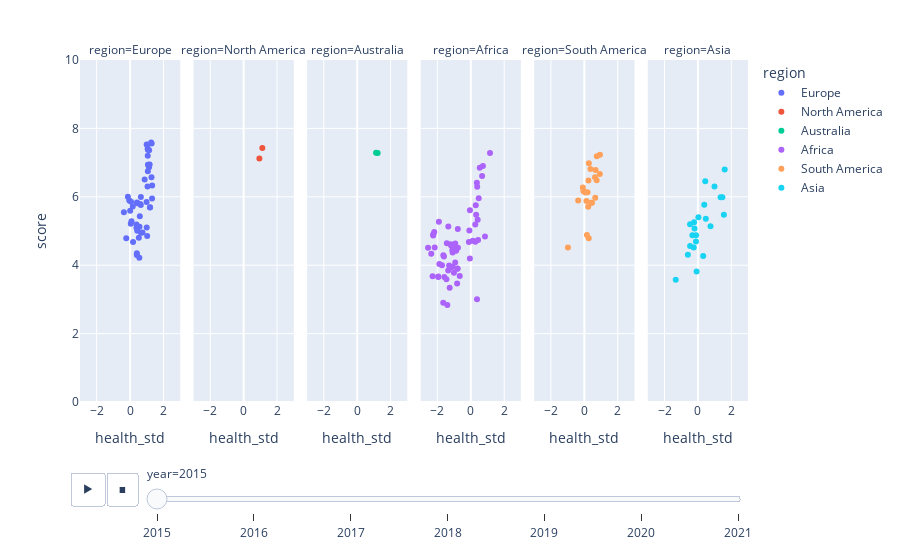

Source (notebook cell):
### Code cell
fig = px.scatter(df, x="health_std", y="score", animation_frame="year", animation_group="country", color="region", hover_name="country", facet_col="region",
           log_x=False, size_max=45, range_x=[-3,3], range_y=[0,10])
fig.show()

### Figure 1 — Plotly figure (JSON) as saved in the notebook; plotly's stock layout.template omitted (floating-point values rounded to 4 significant figures)
{"data": [{"hovertemplate": "<b>%{hovertext}</b><br><br>region=Europe<br>year=2015<br>health_std=%{x}<br>score=%{y}<extra></extra>", "hovertext": ["Switzerland", "Iceland", "Denmark", "Norway", "Finland", "Netherlands", "Sweden", "Austria", "Luxembourg", "Ireland", "Belgium", "United Kingdom", "Germany", "France", "Czech Republic", "Spain", "Malta", "Uzbekistan", "Slovakia", "Italy", "Moldova", "Kazakhstan", "Slovenia", "Lithuania", "Belarus", "Poland", "Croatia", "Russia", "North Cyprus", "Cyprus", "Kosovo", "Turkmenistan", "Estonia", "Kyrgyzstan", "Azerbaijan", "Montenegro", "Romania", "Serbia", "Portugal", "Latvia", "Macedonia", "Albania", "Bosnia and Herzegovina", "Greece", "Hungary", "Tajikistan", "Ukraine", "Armenia", "Georgia", "Bulgaria"], "ids": ["Switzerland", "Iceland", "Denmark", "Norway", "Finland", "Netherlands", "Sweden", "Austria", "Luxembourg", "Ireland", "Belgium", "United Kingdom", "Germany", "France", "Czech Republic", "Spain", "Malta", "Uzbekistan", "Slovakia", "Italy", "Moldova", "Kazakhstan", "Slovenia", "Lithuania", "Belarus", "Poland", "Croatia", "Russia", "North Cyprus", "Cyprus", "Kosovo", "Turkmenistan", "Estonia", "Kyrgyzstan", "Azerbaijan", "Montenegro", "Romania", "Serbia", "Portugal", "Latvia", "Macedonia", "Albania", "Bosnia and Herzegovina", "Greece", "Hungary", "Tajikistan", "Ukraine", "Armenia", "Georgia", "Bulgaria"], "legendgroup": "Europe", "marker": {"color": "#636efa", "symbol": "circle"}, "mode": "markers", "name": "Europe", "orientation": "v", "showlegend": true, "type": "scatter", "x": [1.263, 1.289, 0.9922, 1.035, 1.051, 1.066, 1.139, 1.056, 1.172, 1.076, 1.082, 1.133, 1.062, 1.281, 0.8712, 1.321, 1.043, -0.1321, 0.6446, 1.316, -0.04872, 0.05449, 0.9871, 0.4102, 0.4297, 0.604, 0.6407, 0.1583, 1.191, 1.191, 0.004306, -0.3711, 0.582, 0.08372, 0.04138, 0.3855, 0.5629, 0.4795, 0.9945, 0.3821, 0.4271, 0.743, 0.6519, 1.023, 0.5229, -0.2293, 0.1772, 0.4046, 0.402, 0.5531], "xaxis": "x", "y": [7.587, 7.561, 7.527, 7.522, 7.406, 7.378, 7.364, 7.2, 6.946, 6.94, 6.937, 6.867, 6.75, 6.575, 6.505, 6.329, 6.302, 6.003, 5.995, 5.948, 5.889, 5.855, 5.848, 5.833, 5.813, 5.791, 5.759, 5.716, 5.695, 5.689, 5.589, 5.548, 5.429, 5.286, 5.212, 5.192, 5.124, 5.123, 5.102, 5.098, 5.007, 4.959, 4.949, 4.857, 4.8, 4.786, 4.681, 4.35, 4.297, 4.218], "yaxis": "y"}, {"hovertemplate": "<b>%{hovertext}</b><br><br>region=North America<br>year=2015<br>health_std=%{x}<br>score=%{y}<extra></extra>", "hovertext": ["Canada", "United States"], "ids": ["Canada", "United States"], "legendgroup": "North America", "marker": {"color": "#EF553B", "symbol": "circle"}, "mode": "markers", "name": "North America", "orientation": "v", "showlegend": true, "type": "scatter", "x": [1.118, 0.9401], "xaxis": "x2", "y": [7.427, 7.119], "yaxis": "y2"}, {"hovertemplate": "<b>%{hovertext}</b><br><br>region=Australia<br>year=2015<br>health_std=%{x}<br>score=%{y}<extra></extra>", "hovertext": ["New Zealand", "Australia"], "ids": ["New Zealand", "Australia"], "legendgroup": "Australia", "marker": {"color": "#00cc96", "symbol": "circle"}, "mode": "markers", "name": "Australia", "orientation": "v", "showlegend": true, "type": "scatter", "x": [1.129, 1.223], "xaxis": "x3", "y": [7.286, 7.284], "yaxis": "y3"}, {"hovertemplate": "<b>%{hovertext}</b><br><br>region=Africa<br>year=2015<br>health_std=%{x}<br>score=%{y}<extra></extra>", "hovertext": ["Israel", "United Arab Emirates", "Oman", "Qatar", "Saudi Arabia", "Kuwait", "Bahrain", "Libya", "Algeria", "Mauritius", "Turkey", "Nigeria", "Jordan", "Zambia", "Somaliland region", "Morocco", "Mozambique", "Lesotho", "Swaziland", "Lebanon", "Tunisia", "Palestinian Territories", "Iran", "Iraq", "South Africa", "Ghana", "Zimbabwe", "Liberia", "Sudan", "Congo (Kinshasa)", "Ethiopia", "Sierra Leone", "Mauritania", "Kenya", "Djibouti", "Botswana", "Malawi", "Cameroon", "Egypt", "Yemen", "Angola", "Mali", "Congo (Brazzaville)", "Comoros", "Uganda", "Senegal", "Gabon", "Niger", "Tanzania", "Madagascar", "Central African Republic", "Chad", "Guinea", "Ivory Coast", "Burkina Faso", "Rwanda", "Benin", "Syria", "Burundi", "Togo"], "ids": ["Israel", "United Arab Emirates", "Oman", "Qatar", "Saudi Arabia", "Kuwait", "Bahrain", "Libya", "Algeria", "Mauritius", "Turkey", "Nigeria", "Jordan", "Zambia", "Somaliland region", "Morocco", "Mozambique", "Lesotho", "Swaziland", "Lebanon", "Tunisia", "Palestinian Territories", "Iran", "Iraq", "South Africa", "Ghana", "Zimbabwe", "Liberia", "Sudan", "Congo (Kinshasa)", "Ethiopia", "Sierra Leone", "Mauritania", "Kenya", "Djibouti", "Botswana", "Malawi", "Cameroon", "Egypt", "Yemen", "Angola", "Mali", "Congo (Brazzaville)", "Comoros", "Uganda", "Senegal", "Gabon", "Niger", "Tanzania", "Madagascar", "Central African Republic", "Chad", "Guinea", "Ivory Coast", "Burkina Faso", "Rwanda", "Benin", "Syria", "Burundi", "Togo"], "legendgroup": "Africa", "marker": {"color": "#ab63fa", "symbol": "circle"}, "mode": "markers", "name": "Africa", "orientation": "v", "showlegend": true, "type": "scatter", "x": [1.152, 0.7267, 0.538, 0.6783, 0.3654, 0.3843, 0.4746, 0.2986, -0.05116, 0.3217, 0.4119, -1.909, 0.2685, -1.344, -0.7776, -0.08412, -2.188, -2.25, -2.252, 0.8494, 0.4372, 0.1214, 0.2752, -0.1132, -1.435, -0.9295, -1.2, -1.17, -1.062, -2.161, -0.7703, -2.559, -1.102, -0.8766, -1.085, -2.365, -1.643, -1.609, -0.05335, -0.9323, -1.882, -1.723, -1.298, -1.085, -1.184, -0.7912, -0.798, -1.353, -1.007, -0.662, -2.287, -1.95, -1.584, -1.942, -1.458, -0.8186, -1.263, 0.3722, -1.65, -1.404], "xaxis": "x4", "y": [7.278, 6.901, 6.853, 6.611, 6.411, 6.295, 5.96, 5.754, 5.605, 5.477, 5.332, 5.268, 5.192, 5.129, 5.057, 5.013, 4.971, 4.898, 4.867, 4.839, 4.739, 4.715, 4.686, 4.677, 4.642, 4.633, 4.61, 4.571, 4.55, 4.517, 4.512, 4.507, 4.436, 4.419, 4.369, 4.332, 4.292, 4.252, 4.194, 4.077, 4.033, 3.995, 3.989, 3.956, 3.931, 3.904, 3.896, 3.845, 3.781, 3.681, 3.678, 3.667, 3.656, 3.655, 3.587, 3.465, 3.34, 3.006, 2.905, 2.839], "yaxis": "y4"}, {"hovertemplate": "<b>%{hovertext}</b><br><br>region=South America<br>year=2015<br>health_std=%{x}<br>score=%{y}<extra></extra>", "hovertext": ["Costa Rica", "Mexico", "Brazil", "Venezuela", "Panama", "Chile", "Argentina", "Uruguay", "Colombia", "Suriname", "Trinidad and Tobago", "El Salvador", "Guatemala", "Ecuador", "Bolivia", "Paraguay", "Nicaragua", "Peru", "Jamaica", "Dominican Republic", "Honduras", "Haiti"], "ids": ["Costa Rica", "Mexico", "Brazil", "Venezuela", "Panama", "Chile", "Argentina", "Uruguay", "Colombia", "Suriname", "Trinidad and Tobago", "El Salvador", "Guatemala", "Ecuador", "Bolivia", "Paraguay", "Nicaragua", "Peru", "Jamaica", "Dominican Republic", "Honduras", "Haiti"], "legendgroup": "South America", "marker": {"color": "#FFA15A", "symbol": "circle"}, "mode": "markers", "name": "South America", "orientation": "v", "showlegend": true, "type": "scatter", "x": [0.9339, 0.7478, 0.2711, 0.3665, 0.6754, 0.927, 0.6373, 0.7363, 0.2457, -0.08956, -0.06265, 0.1913, 0.0568, 0.6516, -0.3697, 0.1247, 0.4583, 0.4057, 0.232, 0.1542, 0.2633, -0.9817], "xaxis": "x5", "y": [7.226, 7.187, 6.983, 6.81, 6.786, 6.67, 6.574, 6.485, 6.477, 6.269, 6.168, 6.13, 6.123, 5.975, 5.89, 5.878, 5.828, 5.824, 5.709, 4.885, 4.788, 4.518], "yaxis": "y5"}, {"hovertemplate": "<b>%{hovertext}</b><br><br>region=Asia<br>year=2015<br>health_std=%{x}<br>score=%{y}<extra></extra>", "hovertext": ["Singapore", "Thailand", "Taiwan", "Japan", "South Korea", "Malaysia", "Hong Kong", "Indonesia", "Vietnam", "Bhutan", "Pakistan", "China", "Philippines", "Laos", "Mongolia", "Bangladesh", "India", "Nepal", "Myanmar", "Sri Lanka", "Cambodia", "Afghanistan"], "ids": ["Singapore", "Thailand", "Taiwan", "Japan", "South Korea", "Malaysia", "Hong Kong", "Indonesia", "Vietnam", "Bhutan", "Pakistan", "China", "Philippines", "Laos", "Mongolia", "Bangladesh", "India", "Nepal", "Myanmar", "Sri Lanka", "Cambodia", "Afghanistan"], "legendgroup": "Asia", "marker": {"color": "#19d3f3", "symbol": "circle"}, "mode": "markers", "name": "Asia", "orientation": "v", "showlegend": true, "type": "scatter", "x": [1.604, 0.4395, 0.9949, 1.465, 1.361, 0.3804, 1.555, 0.03114, 0.473, -0.2281, -0.4694, 0.7565, -0.1994, -0.3296, -0.112, -0.1162, -0.4668, -0.2498, -0.6001, 0.3159, -0.07763, -1.327], "xaxis": "x6", "y": [6.798, 6.455, 6.298, 5.987, 5.984, 5.77, 5.474, 5.399, 5.36, 5.253, 5.194, 5.14, 5.073, 4.876, 4.874, 4.694, 4.565, 4.514, 4.307, 4.271, 3.819, 3.575], "yaxis": "y6"}], "layout": {"annotations": [{"font": {}, "showarrow": false, "text": "region=Europe", "x": 0.075, "xanchor": "center", "xref": "paper", "y": 1, "yanchor": "bottom", "yref": "paper"}, {"font": {}, "showarrow": false, "text": "region=North America", "x": 0.245, "xanchor": "center", "xref": "paper", "y": 1, "yanchor": "bottom", "yref": "paper"}, {"font": {}, "showarrow": false, "text": "region=Australia", "x": 0.415, "xanchor": "center", "xref": "paper", "y": 1, "yanchor": "bottom", "yref": "paper"}, {"font": {}, "showarrow": false, "text": "region=Africa", "x": 0.585, "xanchor": "center", "xref": "paper", "y": 1, "yanchor": "bottom", "yref": "paper"}, {"font": {}, "showarrow": false, "text": "region=South America", "x": 0.755, "xanchor": "center", "xref": "paper", "y": 1, "yanchor": "bottom", "yref": "paper"}, {"font": {}, "showarrow": false, "text": "region=Asia", "x": 0.925, "xanchor": "center", "xref": "paper", "y": 1, "yanchor": "bottom", "yref": "paper"}], "legend": {"title": {"text": "region"}, "tracegroupgap": 0}, "margin": {"t": 60}, "sliders": [{"active": 0, "currentvalue": {"prefix": "year="}, "len": 0.9, "pad": {"b": 10, "t": 60}, "steps": [{"args": [["2015"], {"frame": {"duration": 0, "redraw": false}, "fromcurrent": true, "mode": "immediate", "transition": {"duration": 0, "easing": "linear"}}], "label": "2015", "method": "animate"}, {"args": [["2016"], {"frame": {"duration": 0, "redraw": false}, "fromcurrent": true, "mode": "immediate", "transition": {"duration": 0, "easing": "linear"}}], "label": "2016", "method": "animate"}, {"args": [["2017"], {"frame": {"duration": 0, "redraw": false}, "fromcurrent": true, "mode": "immediate", "transition": {"duration": 0, "easing": "linear"}}], "label": "2017", "method": "animate"}, {"args": [["2018"], {"frame": {"duration": 0, "redraw": false}, "fromcurrent": true, "mode": "immediate", "transition": {"duration": 0, "easing": "linear"}}], "label": "2018", "method": "animate"}, {"args": [["2019"], {"frame": {"duration": 0, "redraw": false}, "fromcurrent": true, "mode": "immediate", "transition": {"duration": 0, "easing": "linear"}}], "label": "2019", "method": "animate"}, {"args": [["2020"], {"frame": {"duration": 0, "redraw": false}, "fromcurrent": true, "mode": "immediate", "transition": {"duration": 0, "easing": "linear"}}], "label": "2020", "method": "animate"}, {"args": [["2021"], {"frame": {"duration": 0, "redraw": false}, "fromcurrent": true, "mode": "immediate", "transition": {"duration": 0, "easing": "linear"}}], "label": "2021", "method": "animate"}], "x": 0.1, "xanchor": "left", "y": 0, "yanchor": "top"}], "updatemenus": [{"buttons": [{"args": [null, {"frame": {"duration": 500, "redraw": false}, "fromcurrent": true, "mode": "immediate", "transition": {"duration": 500, "easing": "linear"}}], "label": "&#9654;", "method": "animate"}, {"args": [[null], {"frame": {"duration": 0, "redraw": false}, "fromcurrent": true, "mode": "immediate", "transition": {"duration": 0, "easing": "linear"}}], "label": "&#9724;", "method": "animate"}], "direction": "left", "pad": {"r": 10, "t": 70}, "showactive": false, "type": "buttons", "x": 0.1, "xanchor": "right", "y": 0, "yanchor": "top"}], "xaxis": {"anchor": "y", "domain": [0, 0.15], "range": [-3, 3], "title": {"text": "health_std"}}, "xaxis2": {"anchor": "y2", "domain": [0.17, 0.32], "matches": "x", "range": [-3, 3], "title": {"text": "health_std"}}, "xaxis3": {"anchor": "y3", "domain": [0.34, 0.49], "matches": "x", "range": [-3, 3], "title": {"text": "health_std"}}, "xaxis4": {"anchor": "y4", "domain": [0.51, 0.66], "matches": "x", "range": [-3, 3], "title": {"text": "health_std"}}, "xaxis5": {"anchor": "y5", "domain": [0.68, 0.83], "matches": "x", "range": [-3, 3], "title": {"text": "health_std"}}, "xaxis6": {"anchor": "y6", "domain": [0.85, 1], "matches": "x", "range": [-3, 3], "title": {"text": "health_std"}}, "yaxis": {"anchor": "x", "domain": [0, 1], "range": [0, 10], "title": {"text": "score"}}, "yaxis2": {"anchor": "x2", "domain": [0, 1], "matches": "y", "showticklabels": false}, "yaxis3": {"anchor": "x3", "domain": [0, 1], "matches": "y", "showticklabels": false}, "yaxis4": {"anchor": "x4", "domain": [0, 1], "matches": "y", "showticklabels": false}, "yaxis5": {"anchor": "x5", "domain": [0, 1], "matches": "y", "showticklabels": false}, "yaxis6": {"anchor": "x6", "domain": [0, 1], "matches": "y", "showticklabels": false}}}
